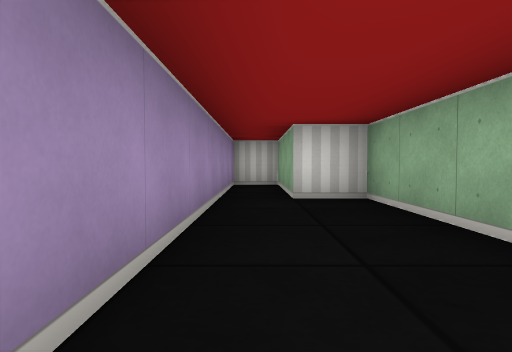
View 1 (above)

12 first-person views from a walk through a cub3D ray-caster map. The camera is about half as high as the walls, tilts 2° down and sees 75° across. The floor is counted in squares. Each view is taken from the middle of a square. On the plan, view 1 faces up. The plan holds only what a view shows up to about 9 squares ahead; the rest is blank.

View 2
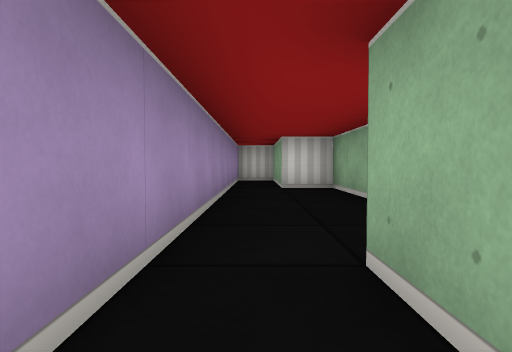

View 3
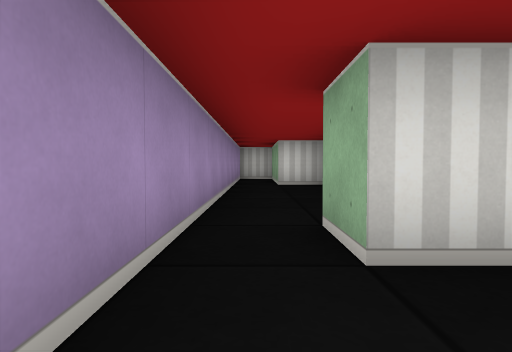

View 4
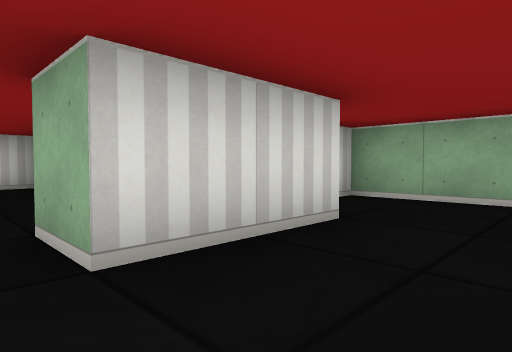

View 5
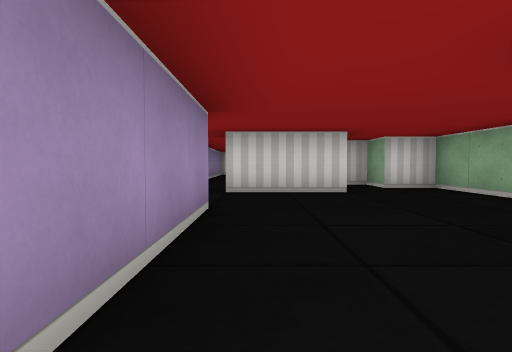

View 6
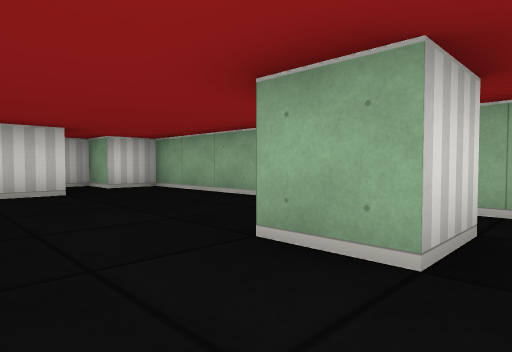

View 7
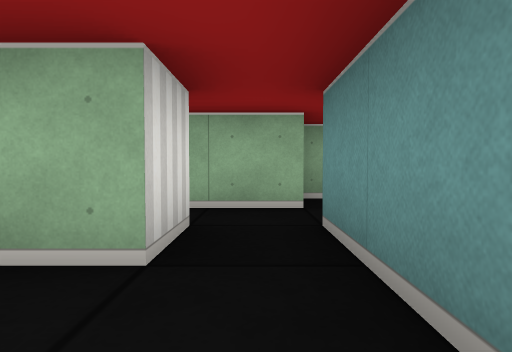

View 8
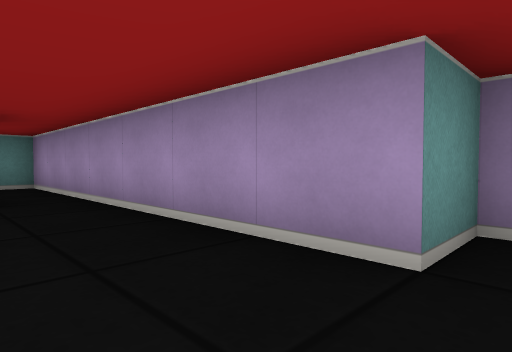

View 9
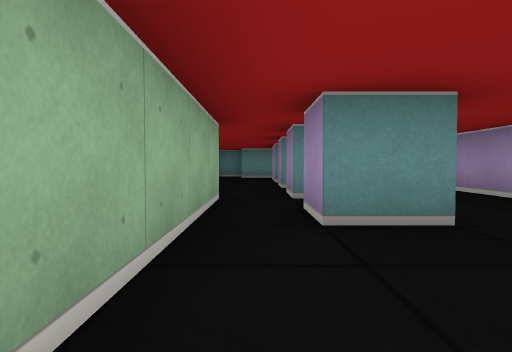

View 10
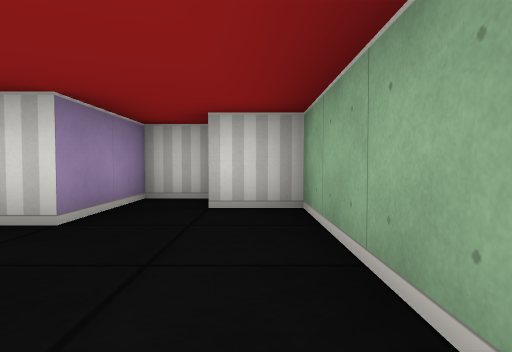

View 11
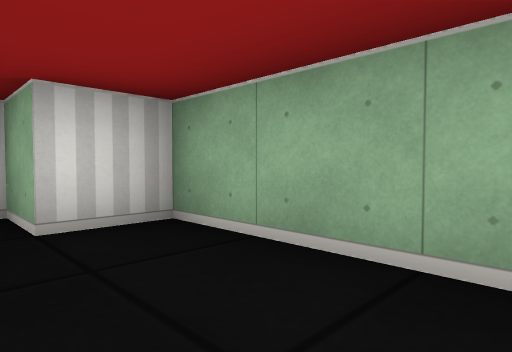

View 12
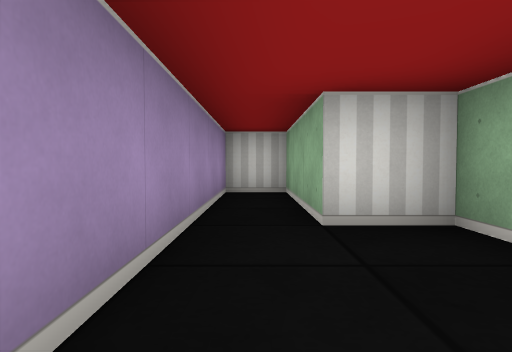

### Floor plan
Points are (right, up) in squares from view 1. A wall is a line through its corners. A room is listed if a view was taken in it or the views show most of it. See-through windows are left out.
Room 1 (views 1, 12)
walls: (1.5, 1.9) (1.5, 4.5) (0.5, 4.5) (0.5, 7.5) (-0.5, 7.5) (-0.5, -1.5); (0.5, -1.5) (0.5, -0.5)
ways out: opening at (0, -2) to room 2
Room 2 (views 2, 3, 4, 5, 6, 7, 8, 9, 10, 11)
walls: (2.5, -5.5) (3.5, -5.5) (3.5, -6.5) (2.5, -6.5) (2.5, -5.5); (1.6, -7.5) (3.5, -7.5); (-0.5, -1.5) (-0.5, -3.5) (0.5, -3.5) (0.5, -8.5); (4.5, -7.5) (4.5, -0.5) (3.5, -0.5) (3.5, 0.5) (2.5, 0.5) (2.5, -1.5) (0.5, -1.5)
ways out: opening at (0, -2) to room 1; opening at (4, -8)

Positions as (right, up) in squares from view 1, and headings:
1: (0, 0), facing up
2: (0, -2), facing up
3: (0, -3), facing up
4: (0, -3), facing up-right
5: (1, -7), facing up
6: (1, -7), facing up-right
7: (1, -7), facing right
8: (2, -3), facing down-left
9: (4, -3), facing down
10: (4, -4), facing up
11: (3, -3), facing up-right
12: (0, 2), facing up
